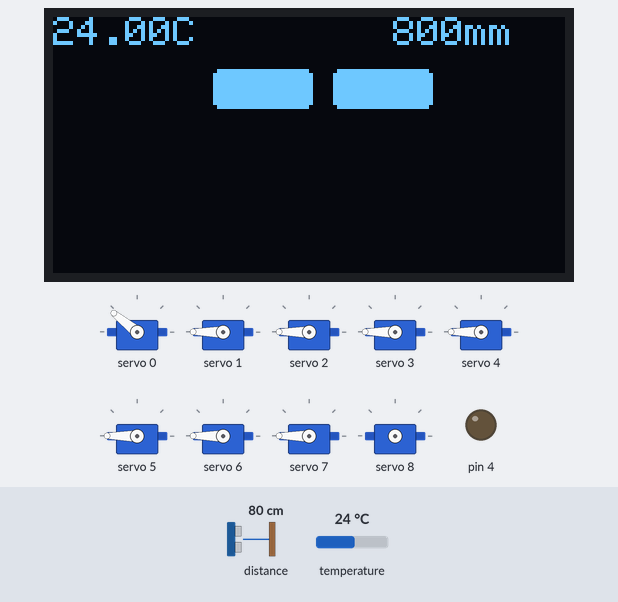
Bench run of a sketch on a simulated Arduino Uno, built with avr-gcc and run on an emulated ATmega328P. Shown: 128×64 one-colour display, 9 × servo, output pins drawn as LEDs (lit = HIGH). The test bench sets the inputs (shaded band); at power-on: distance to the obstacle 80 cm, temperature 24 °C. What the sketch prints to the serial monitor is not drawn.

Above: at 5.2 s.
5.3 s: distance to the obstacle set to 2 cm
At 13.1 s:
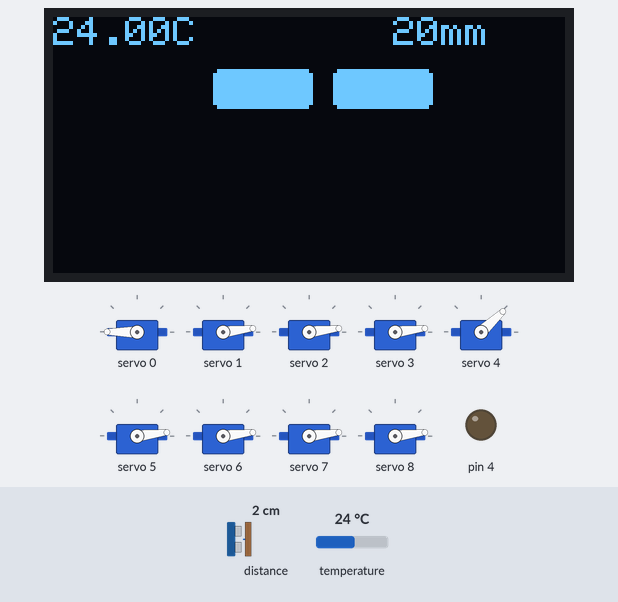
13.6 s: temperature set to 12 °C
At 20.7 s:
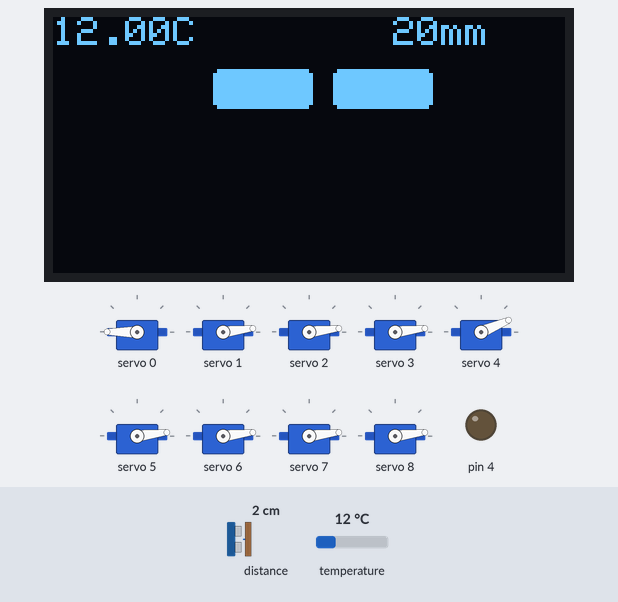
21.2 s: distance to the obstacle set to 4 cm
At 28.3 s:
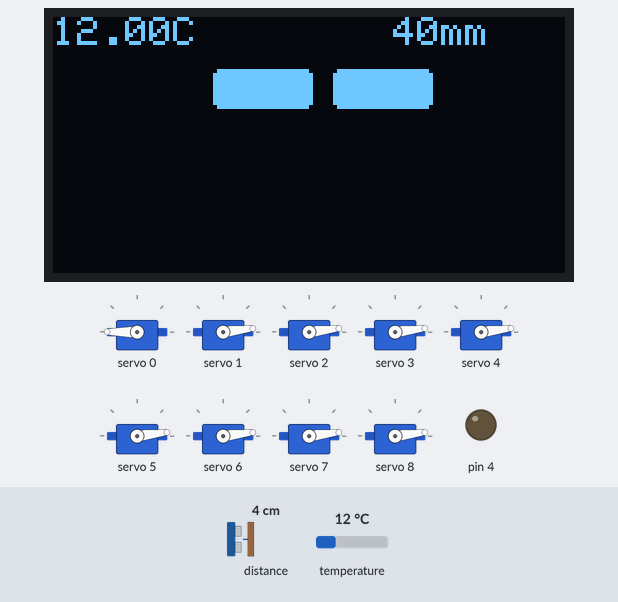
34.8 s: temperature set to 19 °C
At 43.5 s:
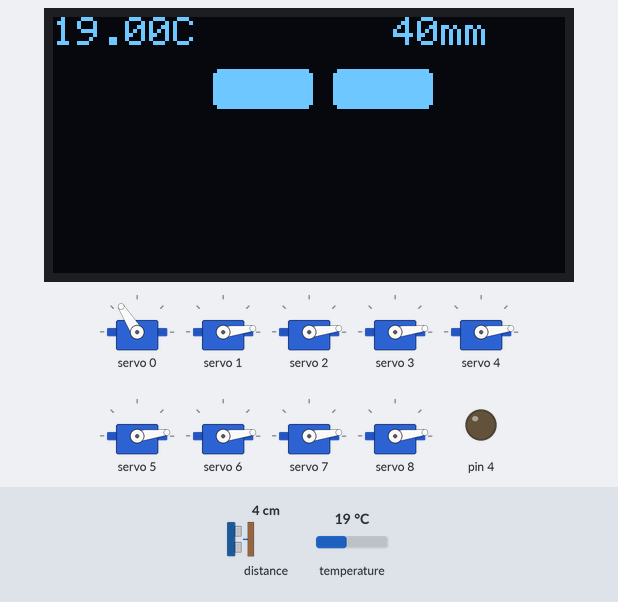
48.4 s: distance to the obstacle set to 9 cm
At 51.0 s:
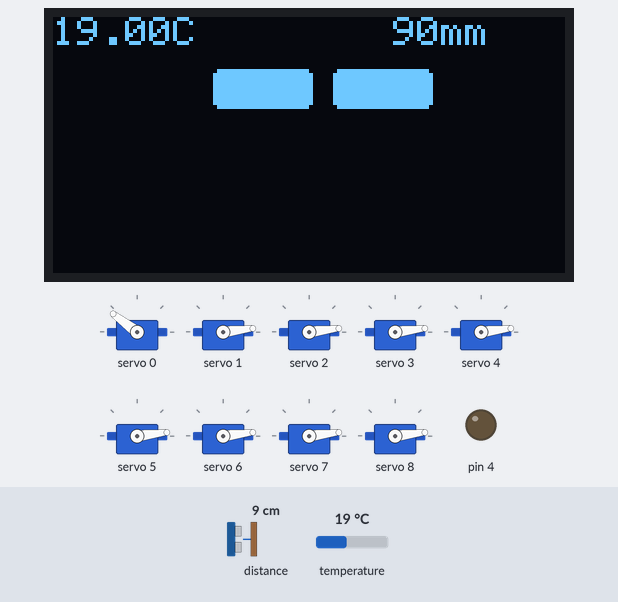
62.0 s: temperature set to 28 °C
At 66.2 s:
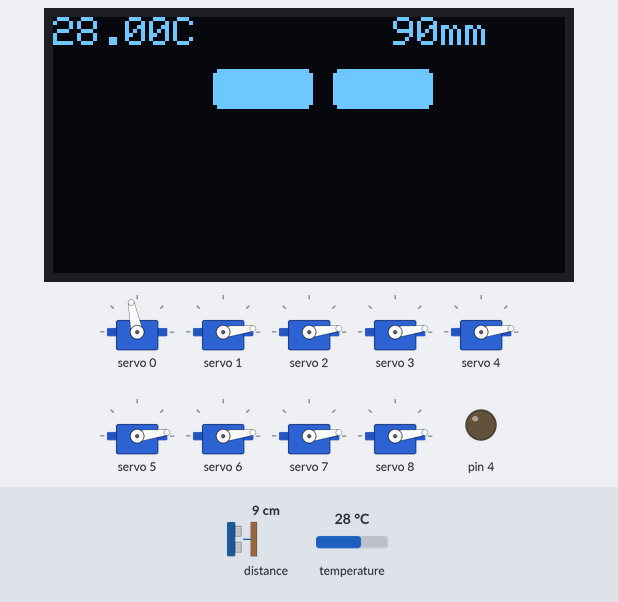
Timing chart, 0 to 123.1 s (numbered marks = the images above; inputs shaded):
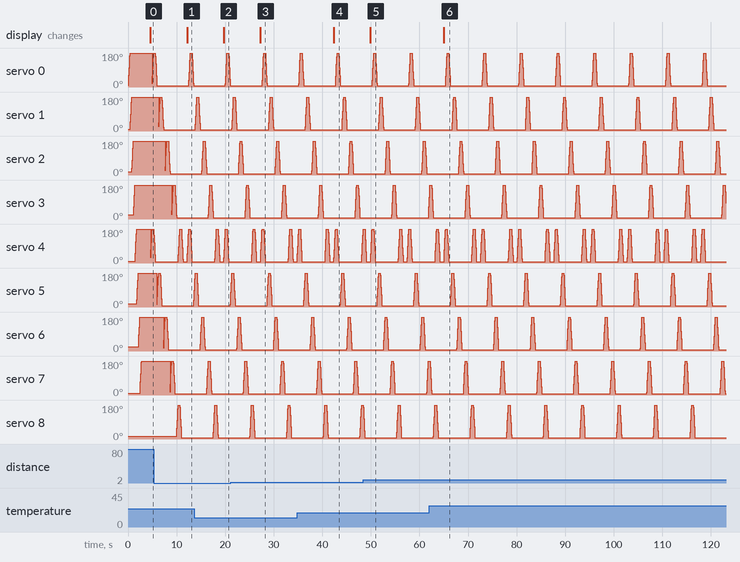

The sketch:

Steve.ino
```cpp
#include <SPI.h>                                          //SPI Library for OLED
#include <Wire.h>
#include <DallasTemperature.h>
#include <Adafruit_GFX.h>                                 //Graphics library for OLED
#include <Adafruit_SSD1306.h>                             //OLED Driver
#include "Adafruit_VL53L0X.h"
#include <Adafruit_PWMServoDriver.h>

// called this way, it uses the default address 0x40
Adafruit_PWMServoDriver pwm = Adafruit_PWMServoDriver();
//Create instance of OLED called display
Adafruit_SSD1306 display = Adafruit_SSD1306();
//create an instance of the Time of Flight Sensor
Adafruit_VL53L0X tof = Adafruit_VL53L0X();

void setup()
{
  Serial.begin(9600);
  Wire.begin();

  setupDisplay();
  setupTemperature();
  liDarSetup();
  servosSetup();

  Serial.println("Setup complete.");
  delay(1000);
}

void loop()
{
  draw();
  moveForward();
}
```

Display.ino
```cpp
void setupDisplay()
{
  display.begin(SSD1306_SWITCHCAPVCC, 0x3C);
  display.clearDisplay();
  display.setTextColor(WHITE);
  display.setTextSize(1);

  Serial.println("Display ready.");

  logo();
}

void logo()
{
  display.setCursor(30,10);
  display.println("Hello World");
  display.setCursor(36,20);
  display.println("Computing");
  display.display();
}

void draw()
{
  display.clearDisplay();

  eyes();
  liDar();
  temperature();

  display.display();
}
```

GUI.ino
```cpp
uint8_t x = 40;
uint8_t y = 13;
uint8_t width = 25;
uint8_t height = 10;
uint8_t eyeDistance = 30;
uint8_t radius = 2;

void eyes()
{
  drawEyes();
}

void drawEyes()
{
  display.fillRoundRect((int)x, (int)y, width, height, radius, WHITE);
  display.fillRoundRect((int)x + eyeDistance, (int)y, width, height, radius, WHITE);
}
```

LiDar.ino
```cpp
uint16_t range;

void liDarSetup()
{
  if (!tof.begin()){
    Serial.println("Failed to boot VL53L0X");
  }

  Serial.println("VL53L0X booted. Lidar ready!");
}

void liDar()
{
  VL53L0X_RangingMeasurementData_t measure;
  tof.rangingTest(&measure, false);

  if(measure.RangeStatus != 4){
    display.setCursor(85,0);
    range = measure.RangeMilliMeter;
    display.print(range);
    display.print("mm");
  } else{
    display.setCursor(85,0);
    display.print(range);
    display.print("mm");
  }
}
```

ServoMovement.ino
```cpp
//Left Front Knee Pin: 1 num 0 positiv
//Left Back Knee Pin: 2 num 1 negativ
//Right Front Knee Pin: 3 num 2  negativ
//Right Back Knee Pin: 4 num 3  negativ

//Right Front Hip Pin:
//Left Front Hip Pin:
//Right Back Hip Pin:
//Left Back Hip Pin:

// Depending on your servo make, the pulse width min and max may vary, you
// want these to be as small/large as possible without hitting the hard stop
// for max range. You'll have to tweak them as necessary to match the servos you
// have!
#define SERVOMIN  150 // this is the 'minimum' pulse length count (out of 4096)
#define SERVOMAX  600 // this is the 'maximum' pulse length count (out of 4096)

// our servo # counter
//uint8_t servonumber = 0;
/*
int pinMatrix[4][1];
pinMatrix[0][0] = 5;
pinMatrix[1][0] = 6;
pinMatrix[2][0] = 7;
pinMatrix[3][0] = 8;
*/

void servosSetup()
{
   // Analog servos run at ~60 Hz updates
  pwm.begin();
  pwm.setPWMFreq(60);

  Serial.println("pwm1 connected.");

  for(uint8_t i = 0; i < 8; i++){
    for (uint16_t pulselen = SERVOMIN; pulselen < SERVOMAX; pulselen++){
      pwm.setPWM(i, 0, pulselen);
    }
  }
}

void moveForward()
{
  for(uint8_t i = 0; i < 5; i++)
  {
      servoMinToMax(i + 4);
      servoMinToMax(i);
      servoMaxToMin(i + 4);
      servoMaxToMin(i);
  }
}

void servoMinToMax(uint8_t pin)
{
  for (uint16_t pulselen = SERVOMIN; pulselen < SERVOMAX; pulselen++){
    pwm.setPWM(pin, 0, pulselen);
  }
}

void servoMaxToMin(uint8_t pin)
{
  for (uint16_t pulselen = SERVOMAX; pulselen > SERVOMIN; pulselen--){
    pwm.setPWM(pin, 0, pulselen);
  }
}
```

TemperatureSensor.ino
```cpp
const unsigned char One_Wire_Bus = 8;

OneWire oneWire(One_Wire_Bus);
DallasTemperature sensoren(&oneWire);

void setupTemperature()
{
  sensoren.begin();

  uint8_t countSensor = sensoren.getDeviceCount();

  pinMode (4, OUTPUT);

  if(countSensor > 0){
    Serial.println("Temperature sensor connected.");
  }
}

void temperature()
{
  float temperature = measureTemperature();

  displayTemperature(temperature);
}

float measureTemperature()
{
  sensoren.requestTemperatures();

  return sensoren.getTempCByIndex(0);
}

void displayTemperature(float temperature)
{
  display.setCursor(0,0);
  display.println(temperature);
  display.setCursor(30,0);
  display.println("C");
}
```

Measured:
- after the input at 5.3 s, the display: changes after 6.9 s (image 1)
- after the input at 13.6 s, the display: changes after 6.1 s (image 2)
- after the input at 21.2 s, the display: changes after 6.1 s (image 3)
- after the input at 34.8 s, the display: changes after 7.6 s (image 4)
- after the input at 48.4 s, the display: changes after 1.5 s (image 5)
- after the input at 62.0 s, the display: changes after 3.0 s (image 6)
- by itself, servo 4: moves between 7° and 180°, repeating every 7.6 s
